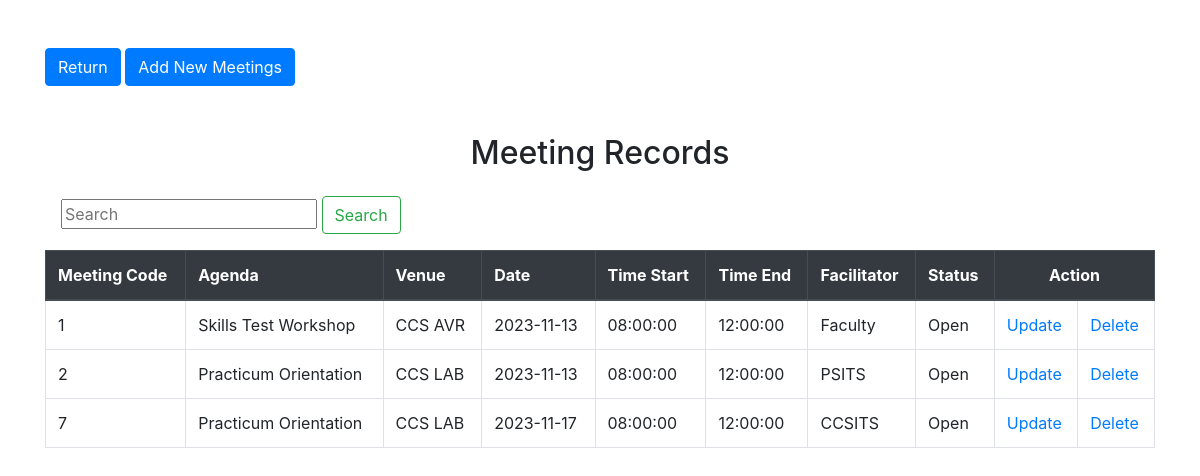
The app's page /meeting-main/meeting-main/meetings.php with its own data.
### tables this page shows
CREATE TABLE `meetings` (
  `mtgCode` int(11) NOT NULL,
  `mtgAgenda` text NOT NULL,
  `mtgVenue` text NOT NULL,
  `mtgDate` date NOT NULL,
  `mtgTstart` time NOT NULL,
  `mtgTend` time NOT NULL,
  `mtgFaci` text NOT NULL,
  `mtgStatus` text NOT NULL
);

### meeting-main/meeting-main/meetings.php (the view, shortened to what this page needs)
<?php
$hostname = "localhost";
$username = "root";
$password = "";
$dbname = "practice";
$conn = mysqli_connect("$hostname","$username","$password","$dbname");
if (isset($_POST['search'])){
    $keyword = $_POST['keyword'];
    $sql = "SELECT * FROM meetings WHERE mtgAgenda LIKE '%$keyword%' OR mtgCode LIKE '%$keyword%'";
}else{
    $sql = "SELECT * FROM meetings";
}
$result = mysqli_query($conn, $sql);
?>
<!DOCTYPE html>
<html lang = "en">
    <head>
        <link rel="stylesheet" href="https://maxcdn.bootstrapcdn.com/bootstrap/4.5.2/css/bootstrap.min.css">
    </head>
    <body>
        <div class = "container">
            <a href="index.php" class = "btn btn-primary my-5"> Return </a>
            <a href="add_meeting.php" class = "btn btn-primary my-5"> Add New Meetings</a>
            <h2 class = "text-center"> Meeting Records </h2>
            <form method="POST" class = "h-25 d-inline-block w-75 p-3">
                <input type="text" name="keyword" placeholder="Search">
                <button type = "submit" name = "search" class = "btn btn-outline-success"> Search </button>
            </form>
            <table class = "table table-bordered table-stripled">
                <thead class = "thead-dark">
                    <tr>
                        <th>Meeting Code</th>
                        <th>Agenda</th>
                        <th>Venue</th>
                        <th>Date</th>
                        <th>Time Start</th>
                        <th>Time End</th>
                        <th>Facilitator</th>
                        <th>Status</th>
                        <th colspan="2" class = "text-center">Action</th>
                    </tr>
                </thead>
                <tbody>
                    <?php
                        while ($row = mysqli_fetch_assoc($result)){
                            echo  "<tr>";
                                echo "<td>".$row['mtgCode']."</td>";
                                echo "<td>".$row['mtgAgenda']."</td>";
                                echo "<td>".$row['mtgVenue']."</td>";
                                echo "<td>".$row['mtgDate']."</td>";
                                echo "<td>".$row['mtgTstart']."</td>";
                                echo "<td>".$row['mtgTend']."</td>";
                                echo "<td>".$row['mtgFaci']."</td>";
                                echo "<td>".$row['mtgStatus']."</td>";
                                echo "<td> <a href = 'update_meeting.php?id= ".$row['mtgCode']."'>Update</a> </td>";
                                echo "<td> <a href = 'javascript:void(0)' onclick = 'confirmDelete(".$row['mtgCode'].")'> Delete </a> </td>";
                            echo  "</tr>";
                        }
                    ?>
                </tbody>
            </table>
        </div>
    </body>
</html>

### records on screen
meetings: mtgCode "1", mtgAgenda "Skills Test Workshop", mtgVenue "CCS AVR", mtgDate "2023-11-13", mtgTstart "08:00:00", mtgTend "12:00:00", mtgFaci "Faculty", mtgStatus "Open"
meetings: mtgCode "2", mtgAgenda "Practicum Orientation", mtgVenue "CCS LAB", mtgDate "2023-11-13", mtgTstart "08:00:00", mtgTend "12:00:00", mtgFaci "PSITS", mtgStatus "Open"
meetings: mtgCode "7", mtgAgenda "Practicum Orientation", mtgVenue "CCS LAB", mtgDate "2023-11-17", mtgTstart "08:00:00", mtgTend "12:00:00", mtgFaci "CCSITS", mtgStatus "Open"
